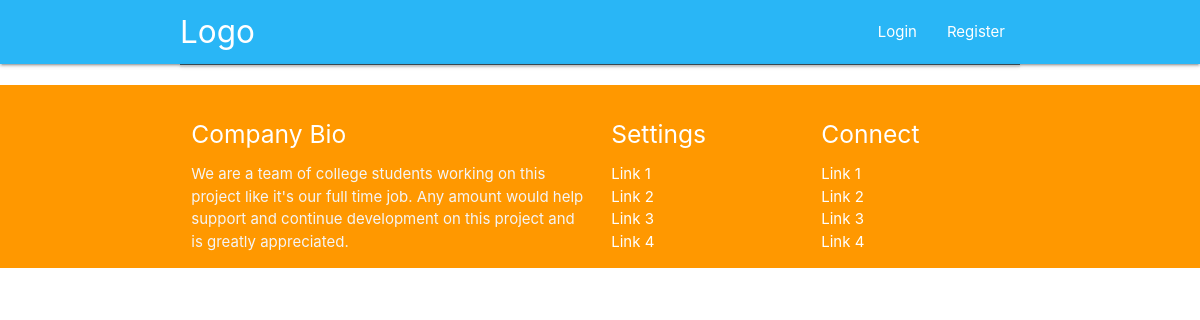
Before: /book/ with the older database file.
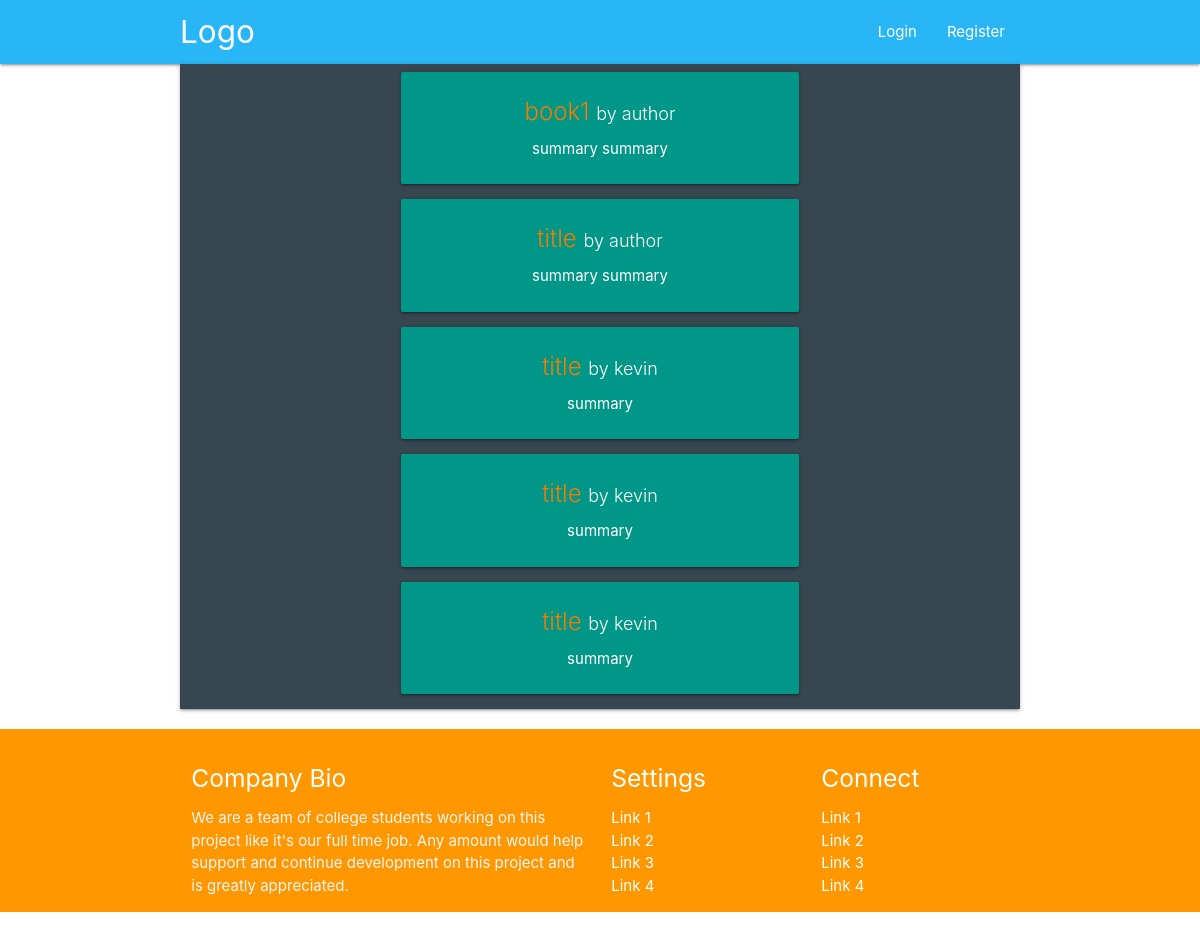
After: the same page with the newer database file.
### library/models.py (models this page shows, shortened)
class Book(models.Model):
	title = models.CharField(max_length=50)
	author = models.CharField(max_length=50)
	publisher = models.CharField(max_length=50)
	genre = models.CharField(max_length=50)
	summary = models.TextField()
	ISBN = models.BigIntegerField()
	location = models.CharField(max_length=50)
	availability = models.BooleanField()
	borrowed_until = models.DateField(blank=True, null=True)

### library/views.py (the view)
# urls.py: path('book/', views.BookListView.as_view(), name='book_list'),
class BookListView(ListView):
	model = Book
	context_object_name = "book_list"
	paginate_by = 5

### library/templatetags/library_extras.py (called while the page is built)
@register.filter(name='has_group')
def has_group(value, arg):
	for group in value.groups.all():
		if group.name == arg:
			return True
	return False

### library/templates/library/book_list.html (shortened to what this page needs)
{% extends "library/base.html" %}
{% load library_extras %}
{% block content %}
	<div class="container blue-grey darken-3 z-depth-1 white-text">
		<div class="row center">
			<div class="col s12 m6 offset-m3">
				{% for book in book_list %}
					<div class="card teal">
						<div class="card-content">
						<span class="card-title">
							<a class="orange-text text-darken-2" href="{% url 'book_detail' book.id %}">{{ book.title }}</a>
							<small>by {{ book.author }}</small>
						</span>
							<p>
								{{ book.summary }}
							</p>
						</div>
					</div>
				{% endfor %}
			</div>
		</div>
	</div>
{% endblock %}

### library/templates/library/base.html (shortened to what this page needs)
{% load static %}
{% load library_extras %}
<!DOCTYPE html>
<html lang="en">
<head>
	<link type="text/css" rel="stylesheet" href="{% static 'materialize/css/materialize.min.css' %}"
		  media="screen,projection">
</head>
<body>
<nav class="light-blue lighten-1" role="navigation">
	<div class="nav-wrapper container">
		<a id="logo-container" href="/" class="brand-logo">Logo</a>
		<ul class="right hide-on-med-and-down">
			{% if user.is_authenticated %}
				<li><a href="{% url 'profile' %}">Profile</a></li>
				<li><a href="{% url 'logout' %}">Logout</a></li>
			{% else %}
				<li><a href="{% url 'login' %}">Login</a></li>
				<li><a href="{% url 'register' %}">Register</a></li>
			{% endif %}
		</ul>
	</div>
</nav>
<div class="">
	{% block content %}
	{% endblock %}
</div>
<footer class="page-footer orange">
	<div class="container">
		<div class="row">
			<div class="col l6 s12">
				<h5 class="white-text">Company Bio</h5>
				<p class="grey-text text-lighten-4">We are a team of college students working on this project
					like it's our full time job. Any amount would help support and continue development on this
					project and is greatly appreciated.</p>
			</div>
			<div class="col l3 s12">
				<h5 class="white-text">Settings</h5>
				<ul>
					<li><a class="white-text" href="#">Link 1</a></li>
					<li><a class="white-text" href="#">Link 2</a></li>
					<li><a class="white-text" href="#">Link 3</a></li>
					<li><a class="white-text" href="#">Link 4</a></li>
				</ul>
			</div>
			<div class="col l3 s12">
				<h5 class="white-text">Connect</h5>
				<ul>
					<li><a class="white-text" href="#">Link 1</a></li>
					<li><a class="white-text" href="#">Link 2</a></li>
					<li><a class="white-text" href="#">Link 3</a></li>
					<li><a class="white-text" href="#">Link 4</a></li>
				</ul>
			</div>
		</div>
	</div>
</footer>
</body>
</html>

Changed rows visible on the page:
added Book: title "book1", author "author", summary "summary summary"
added Book: title "title", author "author", summary "summary summary"
added Book: title "title", author "kevin", summary "summary"
added Book: title "title", author "kevin", summary "summary"
added Book: title "title", author "kevin", summary "summary"
